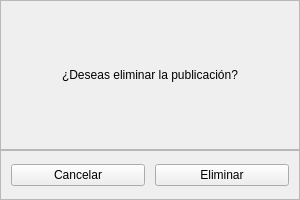
<?xml version="1.0" encoding="UTF-8"?>
<ui version="4.0">
 <class>VPubDelete</class>
 <widget class="QMainWindow" name="VPubDelete">
  <property name="geometry">
   <rect>
    <x>0</x>
    <y>0</y>
    <width>300</width>
    <height>200</height>
   </rect>
  </property>
  <property name="minimumSize">
   <size>
    <width>300</width>
    <height>200</height>
   </size>
  </property>
  <property name="maximumSize">
   <size>
    <width>300</width>
    <height>200</height>
   </size>
  </property>
  <property name="windowTitle">
   <string>MainWindow</string>
  </property>
  <widget class="QWidget" name="centralwidget">
   <layout class="QVBoxLayout" name="verticalLayout">
    <property name="spacing">
     <number>0</number>
    </property>
    <property name="leftMargin">
     <number>0</number>
    </property>
    <property name="topMargin">
     <number>0</number>
    </property>
    <property name="rightMargin">
     <number>0</number>
    </property>
    <property name="bottomMargin">
     <number>0</number>
    </property>
    <item>
     <widget class="QFrame" name="frame">
      <property name="frameShape">
       <enum>QFrame::StyledPanel</enum>
      </property>
      <property name="frameShadow">
       <enum>QFrame::Raised</enum>
      </property>
      <layout class="QHBoxLayout" name="horizontalLayout_2">
       <item alignment="Qt::AlignHCenter">
        <widget class="QLabel" name="label">
         <property name="styleSheet">
          <string notr="true">font: 700 10pt &quot;Inter&quot;;</string>
         </property>
         <property name="text">
          <string>¿Deseas eliminar la publicación?</string>
         </property>
        </widget>
       </item>
      </layout>
     </widget>
    </item>
    <item>
     <widget class="QFrame" name="frame_2">
      <property name="minimumSize">
       <size>
        <width>0</width>
        <height>0</height>
       </size>
      </property>
      <property name="maximumSize">
       <size>
        <width>16777215</width>
        <height>50</height>
       </size>
      </property>
      <property name="frameShape">
       <enum>QFrame::StyledPanel</enum>
      </property>
      <property name="frameShadow">
       <enum>QFrame::Raised</enum>
      </property>
      <layout class="QHBoxLayout" name="horizontalLayout">
       <property name="spacing">
        <number>10</number>
       </property>
       <property name="leftMargin">
        <number>10</number>
       </property>
       <property name="topMargin">
        <number>0</number>
       </property>
       <property name="rightMargin">
        <number>10</number>
       </property>
       <property name="bottomMargin">
        <number>0</number>
       </property>
       <item>
        <widget class="QPushButton" name="btn_cancelar">
         <property name="styleSheet">
          <string notr="true">font: 10pt &quot;Inter&quot;;</string>
         </property>
         <property name="text">
          <string>Cancelar</string>
         </property>
        </widget>
       </item>
       <item>
        <widget class="QPushButton" name="btn_eliminar">
         <property name="styleSheet">
          <string notr="true">font: 10pt &quot;Inter&quot;;</string>
         </property>
         <property name="text">
          <string>Eliminar</string>
         </property>
        </widget>
       </item>
      </layout>
     </widget>
    </item>
   </layout>
  </widget>
 </widget>
 <resources/>
 <connections/>
</ui>
